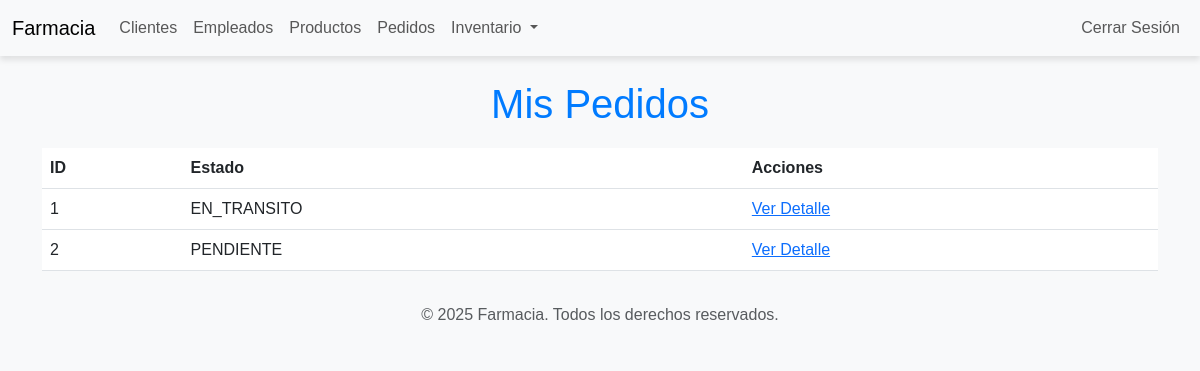
The app's page /pedidos/mis_pedidos/ (signed in) with its own data.
### pedidos/models.py (models this page shows, shortened)
class Pedido(models.Model):
    ESTADOS = [
        ('PENDIENTE', 'Pendiente'),
        ('EN_TRANSITO', 'En tránsito'),
        ('ENTREGADO', 'Entregado'),
        ('CANCELADO', 'Cancelado'),
        ('EN_PREPARACION', 'En preparación'),
        ('LISTO_PARA_RETIRO', 'Listo para retiro'),
    ]
    OPCIONES_ENTREGA = [
        ('RETIRO_SUCURSAL', 'Retiro en Sucursal'),
        ('ENVIO_DESTINO', 'Envío a Sucursal de Destino'),
    ]
    cliente = models.ForeignKey('usuarios.Cliente', on_delete=models.CASCADE, related_name="pedidos")
    sucursal_origen = models.ForeignKey('inventario.Sucursal', on_delete=models.CASCADE, related_name="pedidos_origen")
    sucursal_destino = models.ForeignKey('inventario.Sucursal', on_delete=models.CASCADE, related_name="pedidos_destino")
    estado = models.CharField(max_length=20, choices=ESTADOS, default='PENDIENTE')
    productos = models.ManyToManyField('inventario.Producto', through='PedidoProducto')
    opcion_entrega = models.CharField(max_length=20, choices=OPCIONES_ENTREGA, default='RETIRO_SUCURSAL')

### pedidos/views.py (the view)
# urls.py: path('pedidos/mis_pedidos/', pedidos_views.mis_pedidos, name='mis_pedidos'),
def mis_pedidos(request):
    pedidos = Pedido.objects.filter(cliente=request.user.cliente)
    return render(request, 'pedidos/mis_pedidos.html', {'pedidos': pedidos})

### templates/pedidos/mis_pedidos.html (shortened to what this page needs)
{% extends 'base.html' %}
{% block content %}
<h1>Mis Pedidos</h1>
<table class="table">
    <thead>
        <tr>
            <th>ID</th>
            <th>Estado</th>
            <th>Acciones</th>
        </tr>
    </thead>
    <tbody>
        {% for pedido in pedidos %}
        <tr>
            <td>{{ pedido.id }}</td>
            <td>{{ pedido.estado }}</td>
            <td><a href="{% url 'detalle_pedido' pedido.id %}">Ver Detalle</a></td>
        </tr>
        {% endfor %}
    </tbody>
</table>
{% endblock %}

### static/css/styles.css (style rules this page uses)
body { font-family: 'Arial', sans-serif; background-color: #f8f9fa; color: #333; }
h1 { color: #007bff; text-align: center; margin-bottom: 20px; }

### records on screen
Pedido: id "1", estado "EN_TRANSITO"
Pedido: id "2", estado "PENDIENTE"
